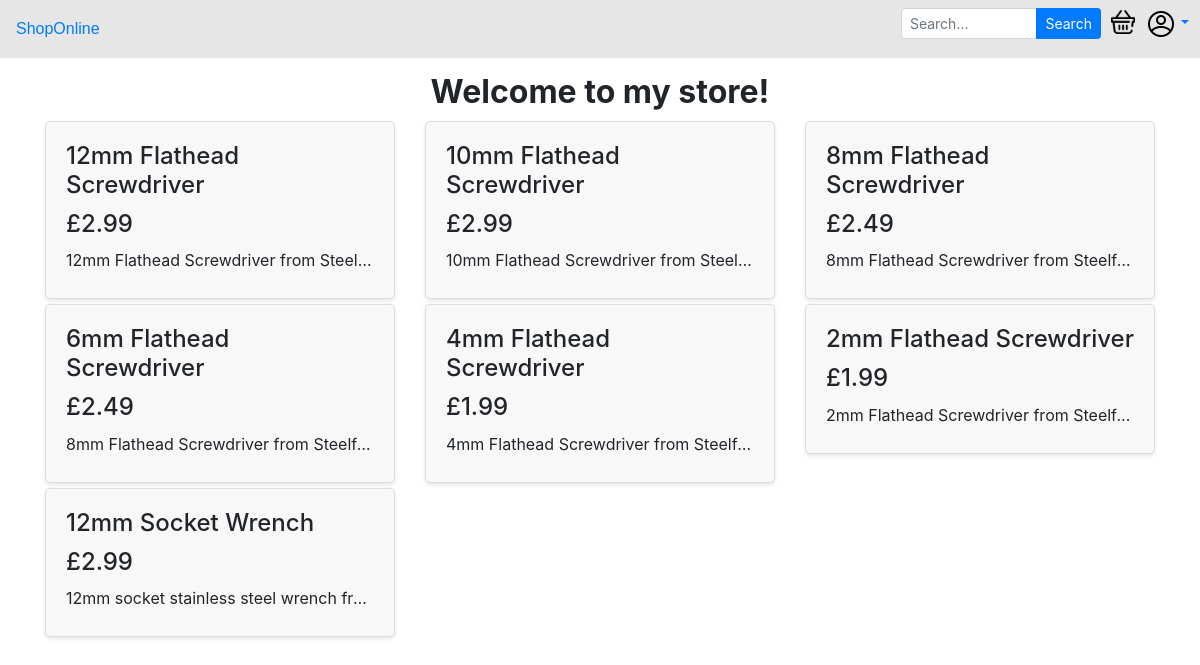
The page /store/ on the database as committed earlier.
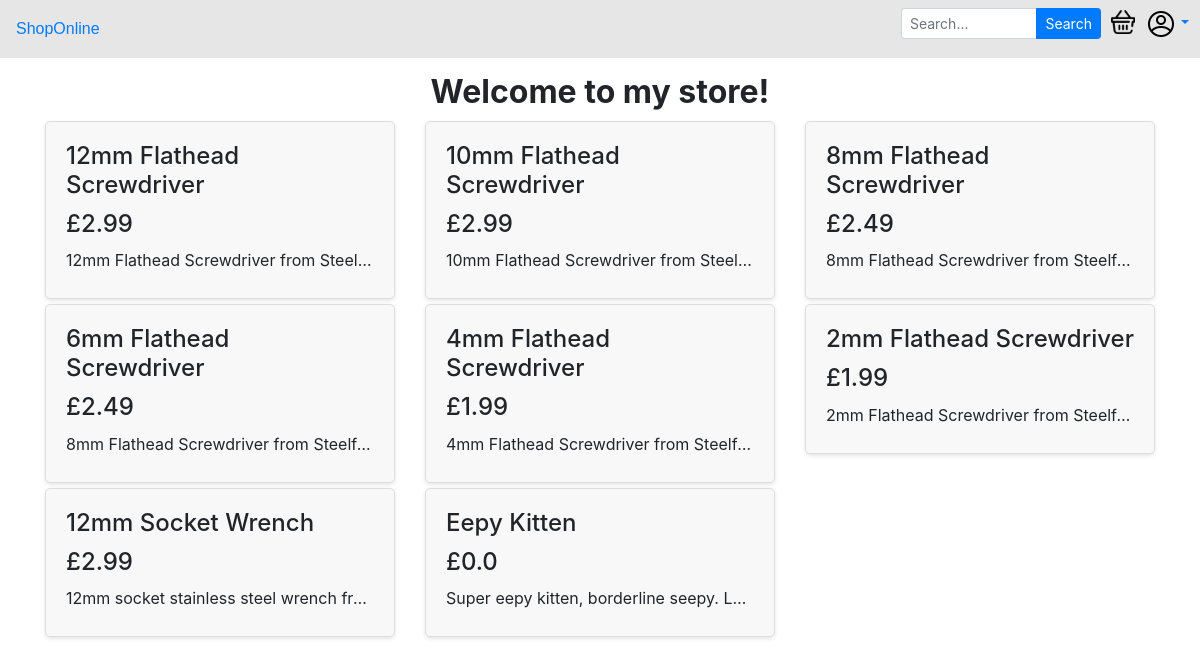
The same page on the database as committed later.
### storeapp/models.py (models this page shows, shortened)
class Product(models.Model):
    name = models.CharField(max_length=255)
    description = models.CharField(max_length=255)
    cost = models.FloatField()
    category = models.ForeignKey(Category, null=True, on_delete=models.SET_NULL)

### storeapp/views.py (the view)
# urls.py: path('', views.browse, name='browse'), #Browse all products
def browse(request):
    context = {}
    context["products"] = Product.objects.all()
    return render(request, 'storeapp/browse.html', context)

### storeapp/templates/storeapp/browse.html (shortened to what this page needs)
{% extends 'base.html' %}
{% load static %}
{% block content %}
<span class="loud top">Welcome to my store{% if user.username %}, {{user.username}}{% endif %}!</span>
<div class="container store">
    <div class="row">
    {% if products %}
        {% for product in products %}
            <div class="col-12 col-md-4">
                <div class="product-container" data-product-id="{{ product.id}}">
                    <span>
                        <h1>{{ product.name }}</h1>
                        <h1>£{{ product.cost }}</h1>
                        <span class="description long">{{ product.description }}</span>
                    </span>
                </div>
            </div>
        {% endfor %}
    {% else %}
    <div class="error-container">
        <span>Error loading store.</span>
    </div>
    {% endif %}
    </div>
</div>
{% endblock content %}

Rows that differ between the two databases and show on the page:
added Product: name "Eepy Kitten", cost "0.0", description "Super eepy kitten, borderline seepy. L…"
